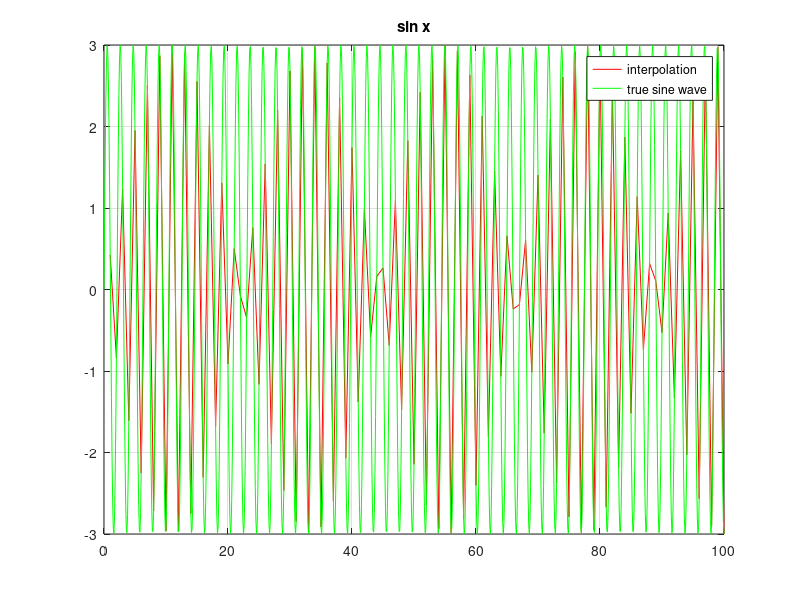

Reproduce this figure in MATLAB.
x = 0:0.1:100;
y = 3 * sin(3.*x);
plot(interp1(x,y,1:100),'r');
hold on;
plot(x,y, 'g');
grid on;
title('sin x');
legend('interpolation', 'true sine wave')
 
% для лучшей видимости можно разкомментить строчку снизу (по варианту задана сетка 1:100):
% xlim([0, 20])